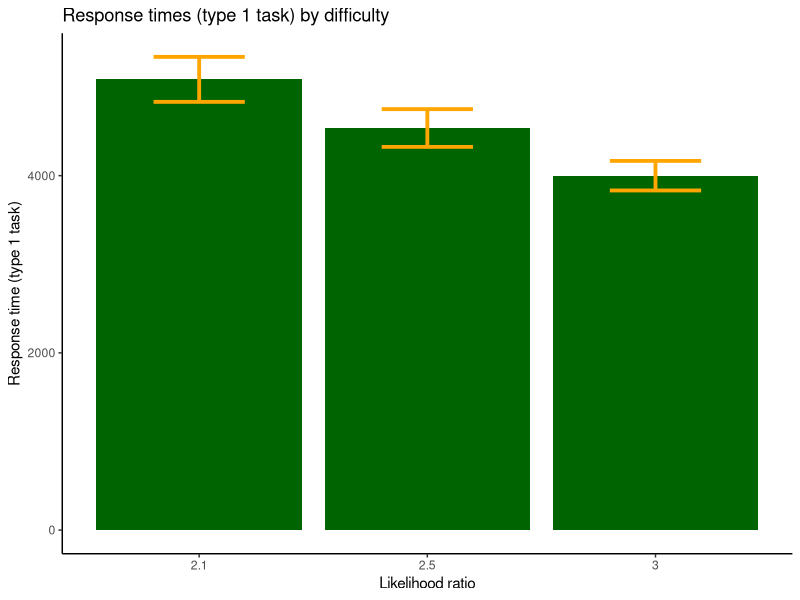
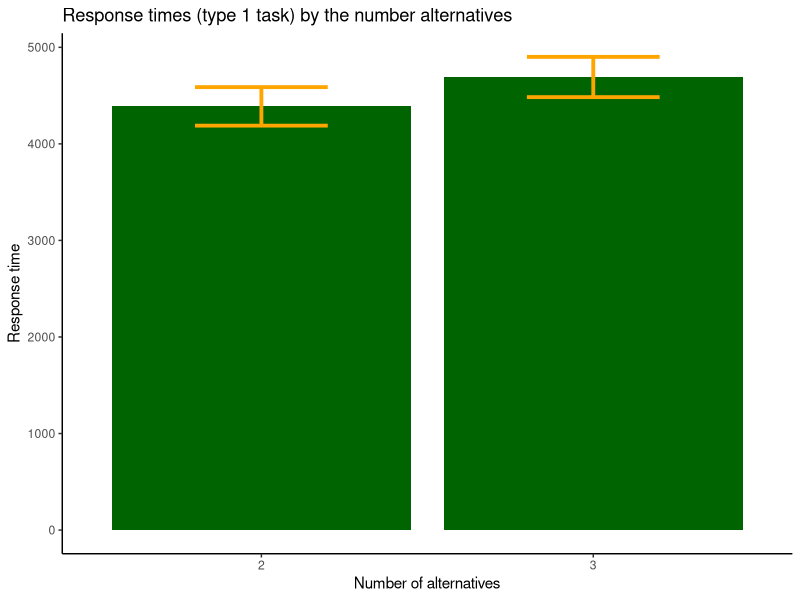
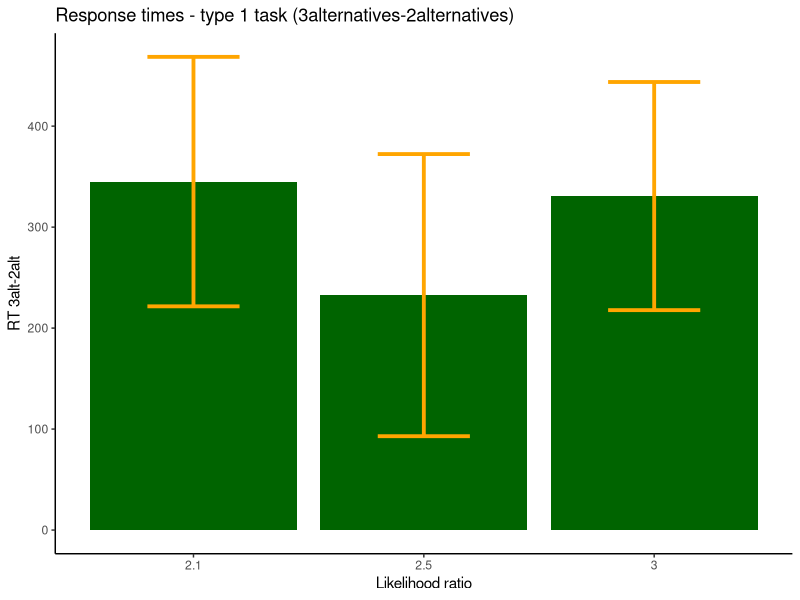
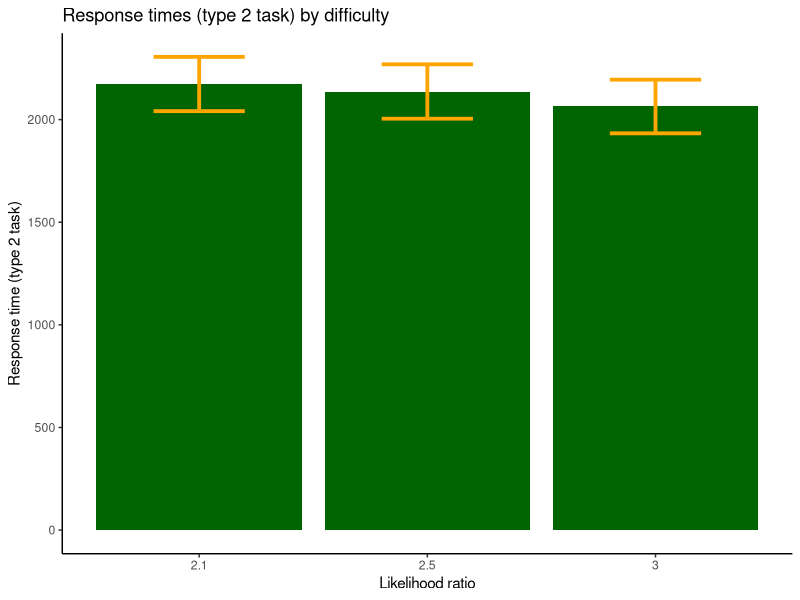
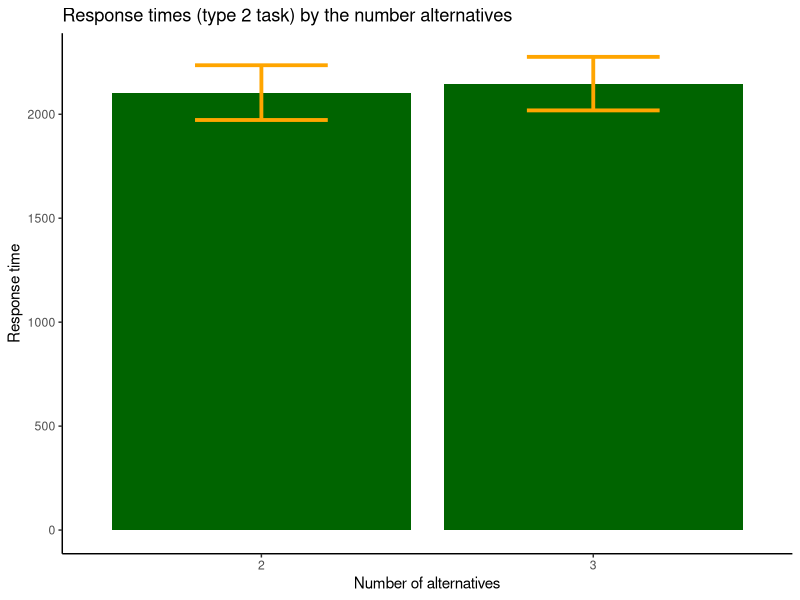
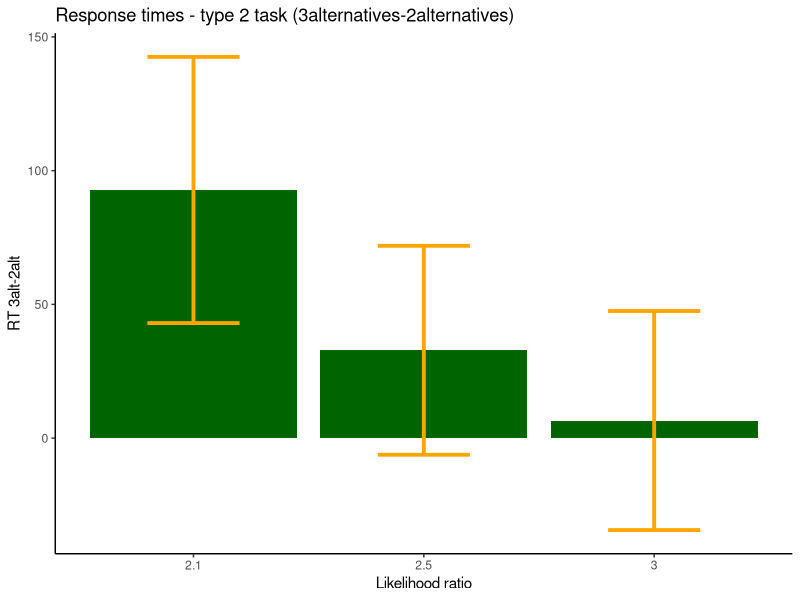

The R script that drew these images, in order:
library(tidyverse)

# -------------------------------------------------------------------------------------------------

data <- read.csv2('data_experiment3.csv')
data$Correct = as.logical(data$Correct)
data <- as_tibble(data)

# ----------------------------------------------------------------------------------------------------

####---- rt (type 1 task) by difficulty ----####

data %>%
  group_by(Nsujeto, distance_ratio) %>%  
  summarize(rt_type1 = mean(RT_type1)) %>% 
  ggplot(aes(x=as.factor(distance_ratio),
             y=rt_type1))+
  stat_summary(fun.data = mean_se,
               geom='bar', fill='darkgreen')+
  stat_summary(fun.data = mean_se,
               geom='errorbar', color='orange', width=0.4, size=1.3)+
  xlab('Likelihood ratio')+
  ylab('Response time (type 1 task)')+
  ggtitle('Response times (type 1 task) by difficulty')+
  theme_classic()


####---- rt (type 1 task) by amount of alternatives ----####

data %>%
  group_by(Nsujeto, Nalternativas) %>%
  summarize(rt_type1=mean(RT_type1)) %>%
  ggplot(aes(x=as.factor(Nalternativas),
             y=rt_type1))+
  stat_summary(fun.data = mean_se,
               geom='bar', fill='darkgreen')+
  stat_summary(fun.data = mean_se,
               geom='errorbar', color='orange', width=0.4, size=1.3)+
  xlab('Number of alternatives')+
  ylab('Response time')+
  ggtitle('Response times (type 1 task) by the number alternatives')+
  theme_classic()

####---- type 1 rt 3alternatives - 2alternatives ----####

levels <- sort(unique(data$distance_ratio), decreasing = T)
nsubj  <- max(data$Nsujeto)
rt1_data <- matrix(NA, nsubj, 3) # 3 levels of difficulty

for(i in 1:nsubj){
  subj <- data[data$Nsujeto==i,]
  temp <- c()
  
  for(j in levels){
    indx3 <- which(subj$distance_ratio==j & subj$Nalternativas==3)
    indx2 <-  which(subj$distance_ratio==j & subj$Nalternativas==2)
    temp <- c(temp, mean(subj[indx3,]$RT_type1)-mean(subj[indx2,]$RT_type1))
  }
  
  rt1_data[i,] <- temp
  
}

# standard error of mean 
level1 <- mean_se(rt1_data[,1])
level2 <- mean_se(rt1_data[,2])
level3 <- mean_se(rt1_data[,3])

# plot
graphdata <- data.frame(names = levels, 
                        values = colMeans(rt1_data))

graphdata %>%
  ggplot(aes(x=as.factor(levels),y=values))+
  geom_col(fill='darkgreen')+
  geom_errorbar(aes(x=as.factor(levels), ymin=c(level1$ymin, level2$ymin, level3$ymin),
                    ymax=c(level1$ymax,level2$ymax,level3$ymax)), width=0.4, 
                size=1.3, color='orange')+
  ggtitle('Response times - type 1 task (3alternatives-2alternatives)')+
  ylab('RT 3alt-2alt')+
  xlab('Likelihood ratio')+
  theme_classic()

#------------------------------------------------------------------------------------
#------------------------------------------------------------------------------------

####---- rt (type 2 task) by difficulty ----####

data %>%
  group_by(Nsujeto, distance_ratio) %>%  
  summarize(rt_type2 = mean(RT_Confidence)) %>% 
  ggplot(aes(x=as.factor(distance_ratio),
             y=rt_type2))+
  stat_summary(fun.data = mean_se,
               geom='bar', fill='darkgreen')+
  stat_summary(fun.data = mean_se,
               geom='errorbar', color='orange', width=0.4, size=1.3)+
  xlab('Likelihood ratio')+
  ylab('Response time (type 2 task)')+
  ggtitle('Response times (type 2 task) by difficulty')+
  theme_classic()


####---- rt (type 2 task) by amount of alternatives ----####

data %>%
  group_by(Nsujeto, Nalternativas) %>%
  summarize(rt_type2=mean(RT_Confidence)) %>%
  ggplot(aes(x=as.factor(Nalternativas),
             y=rt_type2))+
  stat_summary(fun.data = mean_se,
               geom='bar', fill='darkgreen')+
  stat_summary(fun.data = mean_se,
               geom='errorbar', color='orange', width=0.4, size=1.3)+
  xlab('Number of alternatives')+
  ylab('Response time')+
  ggtitle('Response times (type 2 task) by the number alternatives')+
  theme_classic()

####---- type 2 rt 3alternatives - 2alternatives ----####

rt2_data <- matrix(NA, nsubj, 3) # 3 levels of difficulty

for(i in 1:nsubj){
  subj <- data[data$Nsujeto==i,]
  temp <- c()
  
  for(j in levels){
    indx3 <- which(subj$distance_ratio==j & subj$Nalternativas==3)
    indx2 <-  which(subj$distance_ratio==j & subj$Nalternativas==2)
    temp <- c(temp, mean(subj[indx3,]$RT_Confidence)-mean(subj[indx2,]$RT_Confidence))
  }
   
  rt2_data[i,] <- temp
  
}

# standard error of mean 
level1 <- mean_se(rt2_data[,1])
level2 <- mean_se(rt2_data[,2])
level3 <- mean_se(rt2_data[,3])

# plot
graphdata <- data.frame(names = levels, 
                        values = colMeans(rt2_data))

graphdata %>%
  ggplot(aes(x=as.factor(levels),y=values))+
  geom_col(fill='darkgreen')+
  geom_errorbar(aes(x=as.factor(levels), ymin=c(level1$ymin, level2$ymin, level3$ymin),
                    ymax=c(level1$ymax,level2$ymax,level3$ymax)), width=0.4, 
                size=1.3, color='orange')+
  ggtitle('Response times - type 2 task (3alternatives-2alternatives)')+
  ylab('RT 3alt-2alt')+
  xlab('Likelihood ratio')+
  theme_classic()
